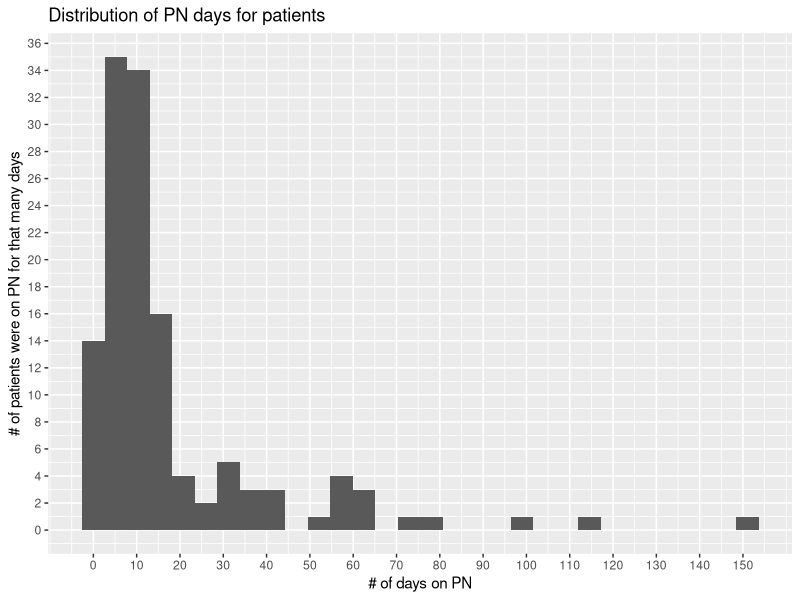

Write R code to recreate this figure.
## ---- chunk 1
library(tidyverse)
library(readxl)
library(lubridate)
library(dplyr)
library(ggridges)
## ---- chunk 2
test = 
  central_lined_df =
  read_excel("./CLABSI_data.xlsx", sheet = 1, range = cell_cols("A:G")) %>% 
  arrange(EMPI) %>% 
  select(EMPI, ordering_date) %>% 
mutate(
  status = "central_lined",
  end_date = ymd(ordering_date) + days(14)
) %>% 
  distinct(EMPI, ordering_date, .keep_all = TRUE) %>% 
  mutate(
      period_1 = interval(ymd(ordering_date), ymd(end_date)),
      date = ordering_date
  ) %>% 
  select(EMPI, status, date, period_1) %>% 
  arrange(EMPI,date) 

test2 = 
  test[!duplicated(test$EMPI), ]
test2
## ---- chunk 3
bcp_df =
  read_excel("./CLABSI_data.xlsx", sheet = 3, range = cell_cols("A:K")) %>% 
  arrange(EMPI) %>% 
  select(EMPI, PROC_NAME, RESULT_TIME) %>% 
  filter(PROC_NAME == "BLOOD CULTURE") %>% 
  mutate(
  status = "blood_culture_positive",
  date = as.Date(RESULT_TIME, "%y/%m/%d")
)  %>% 
  distinct(EMPI, date, .keep_all = TRUE)
bcp_df
## ---- chunk 4
join_test=
join_cl_bcp =
  left_join(test2, bcp_df, by = c("EMPI")) %>%
  mutate(
    bcp_status = ifelse(date.y %within% period_1, 1, 0)
  ) %>%    
drop_na() %>% 
  select(EMPI, bcp_status, date.x, date.y) %>% 
  mutate(
    date.x = as.Date(date.x),
    duration = date.y - date.x
    ) %>% 
  arrange(EMPI, desc(bcp_status))
  
join_test2 = join_test[!duplicated(join_test$EMPI), ]

table(join_test2$bcp_status)

## ---- chunk 5
table_1=  
knitr::kable(join_test2)
## ---- chunk 6
tpn_df =
   read_excel("./CLABSI_data.xlsx", sheet = 4, range = cell_cols("A:K")) %>% 
  arrange(EMPI) %>% 
  select(EMPI, START_DATE, END_DATE) %>% 
  mutate(
    status = "tpn"
  )
tpn_df
## ---- chunk 7

distr_plot = 
  tpn_df %>% 
    group_by(EMPI) %>% 
 summarize(n_obs = n()) %>% 
   mutate(patient = 1:n(),
          patient = as.integer(patient))
ggplot(distr_plot, aes(x = n_obs)) +
  geom_histogram() + scale_x_continuous(breaks = seq(0, 150, by = 10)) + scale_y_continuous(breaks = seq(0, 40, by = 2)) +
  labs(
    title = "Distribution of PN days for patients",
    x = "# of days on PN",
    y = "# of patients were on PN for that many days"
  ) 
distr_plot


